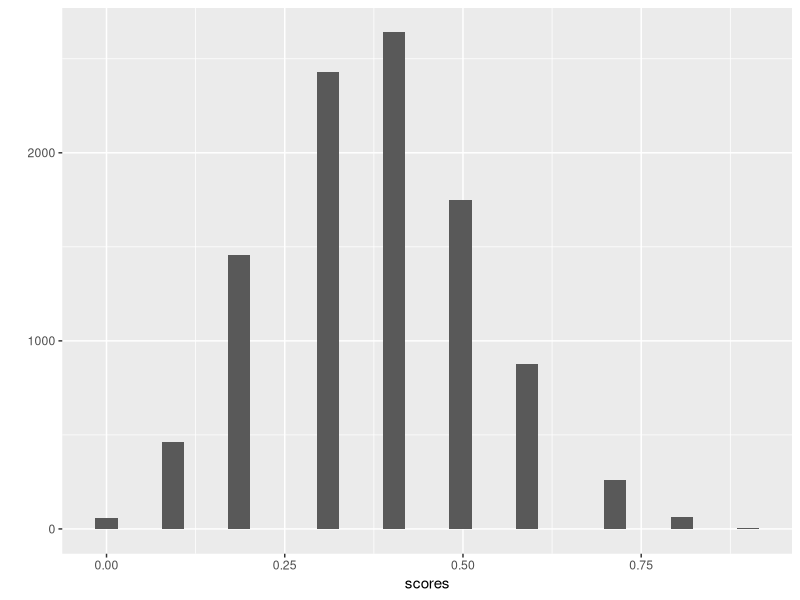

Write the R code that produced this figure.
## ---- chunk 1
knitr::opts_chunk$set(echo = TRUE)
## ---- chunk 2
test_results<-binom.test(x = 30,
           n = 50,
           p = .5,
           alternative='greater')

test_results$p.value


## ---- chunk 3
binom.test(x = 385,
           n = 700,
           p = .5,
           alternative='greater')


## ---- chunk 4
rbinom(n=rep(1,10),size=1,prob=c(.5,.5,.5,.5,.5,.25,.25,.25,.25,.25))
test<-replicate(10000,rbinom(n=rep(1,10),size=1,prob=c(.5,.5,.5,.5,.5,.25,.25,.25,.25,.25)))

scores<-colSums(test)/10

library(ggplot2)
qplot(scores)+
  geom_histogram()

length(scores[scores>=.75])/10000

